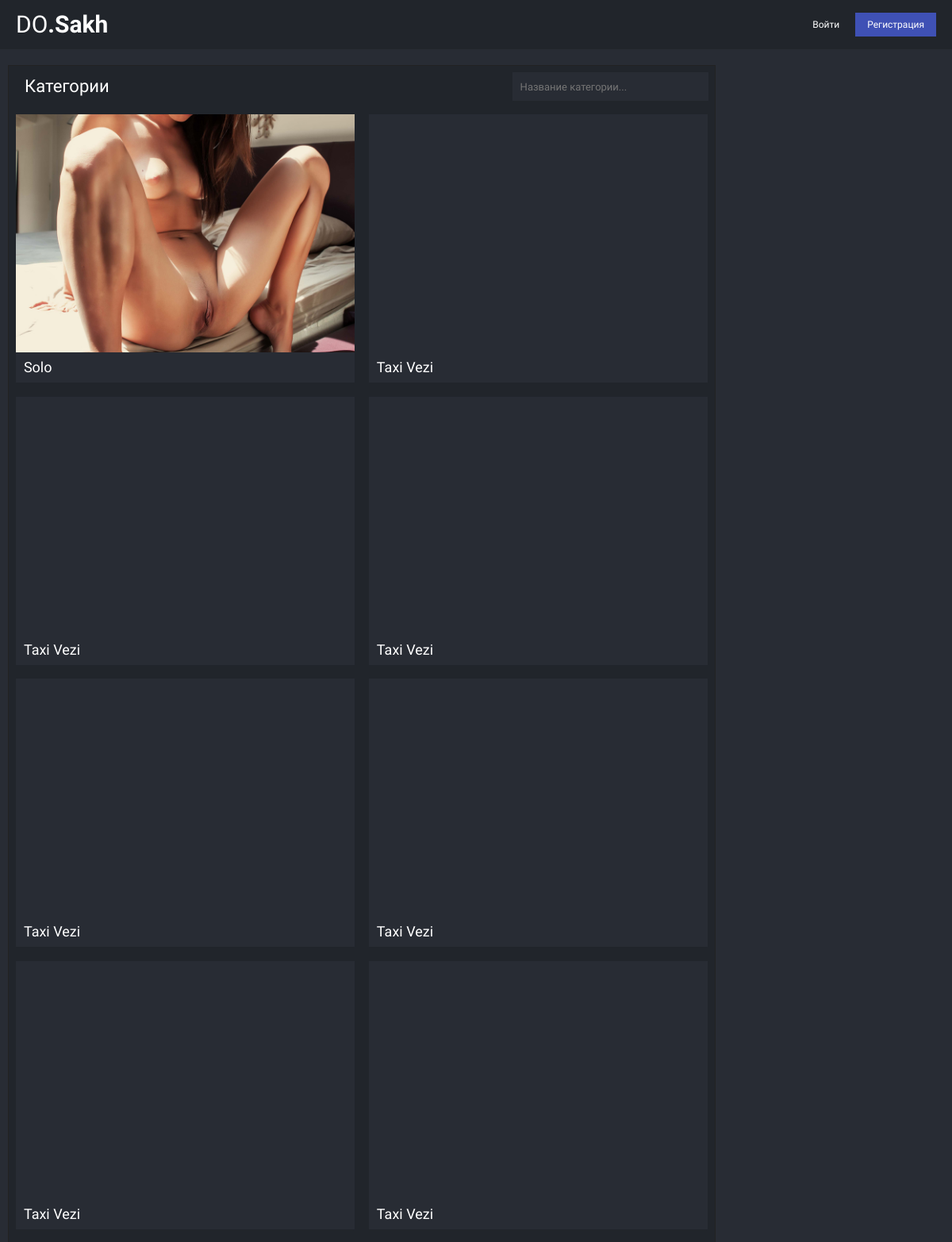
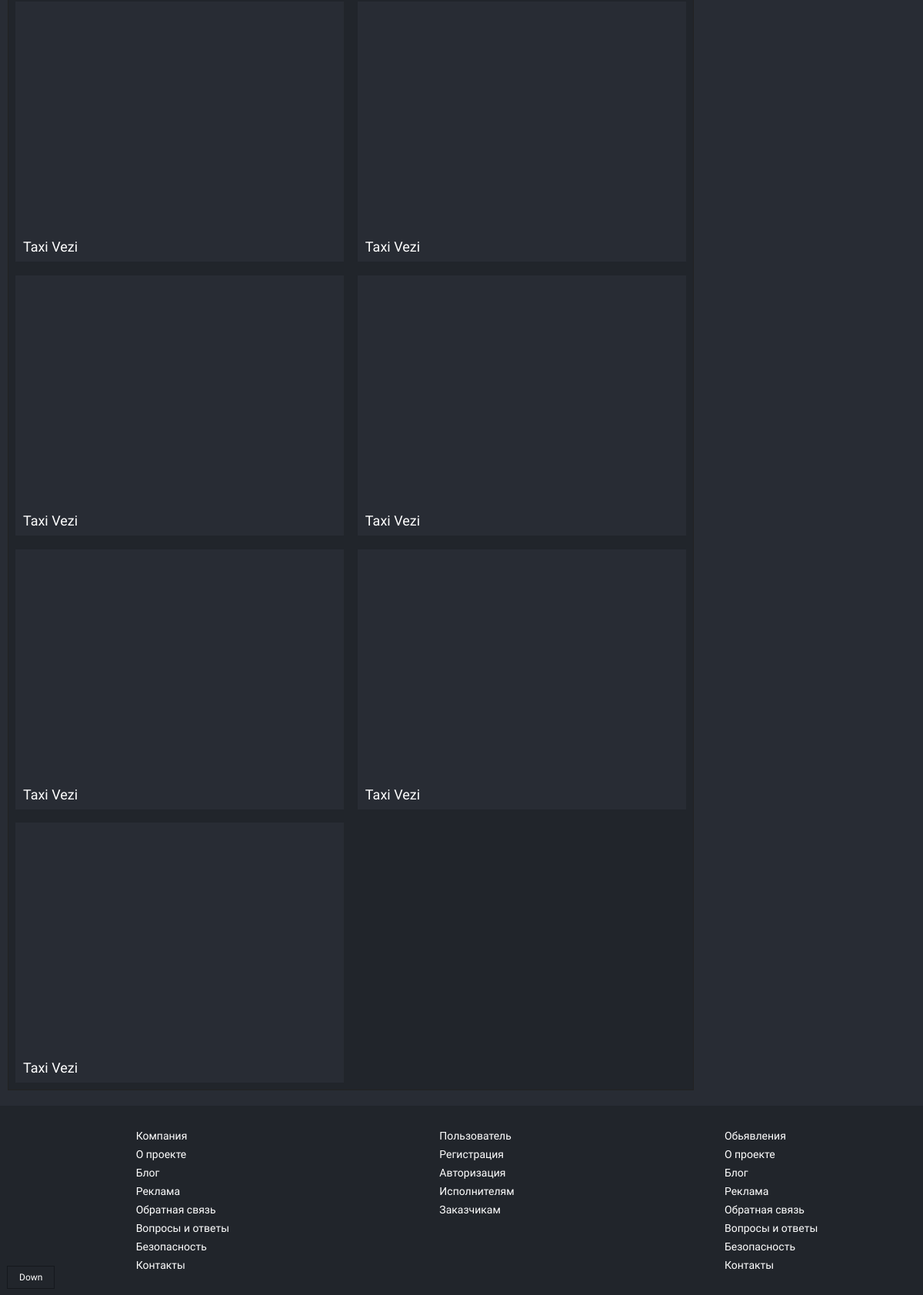
The page / on the database its author committed (2 pictures, top to bottom).
### tables this page shows
CREATE TABLE `groups` (
  `id` int(11) NOT NULL,
  `img` varchar(255) NOT NULL,
  `name` varchar(30) NOT NULL,
  `people` int(11) NOT NULL
);

### content/controllers/Controllerhome.php (called while the page is built, shortened)
<?php
class ControllerHome extends Controller
{
	public function index()
    {
		$settings = array (
			'Title'       => 'Листинги | Sakhalin Do',
			'Description' => '',
			'Keywords'    => ''
		);
		$viewway = 'content/views/home.php';
		$appearance = 'template.php';
		$access = '0';
		View::build($settings, $viewway, $appearance,array(),$access);
    }
}
?>

### index.php (called while the page is built, shortened)
<? session_start();
	React\Core\Router::init();
?>

### libs/React/Core/Store.php (called while the page is built, shortened)
<?php
class Store
{
    public static $DB = null;
    public static $Handle = null;
	private $Host = 'localhost';
	private $User = 'root';
	private $Pass = '';
	private $Name = 'dosakh';
    private function __construct()
	{
		$Charset = 'UTF8';
		$Dsn = "mysql:host=$this->Host;dbname=$this->Name;charset=$Charset";
		$Options = [
    		PDO::ATTR_ERRMODE            => PDO::ERRMODE_EXCEPTION,
			PDO::ATTR_DEFAULT_FETCH_MODE => PDO::FETCH_ASSOC,
			PDO::ATTR_EMULATE_PREPARES   => false,
		];
		 self::$DB = new PDO($Dsn, $this->User, $this->Pass, $Options);
	}
	public static function Prepare($Query)
    {
        return self::$Handle = self::$DB->prepare($Query);
    }
	public static function Execute( $Param = array())
    {
		return empty($Param)? self::$Handle->execute(): self::$Handle->execute((array) $Param);
    }
	public static function FetchAll()
    {
        return self::$Handle->fetchAll();
    }
	public static function BindValue($Num,$Attr,$Param = PDO::PARAM_STR)
    {
        return self::$Handle->bindValue($Num, $Attr,  $Param);
    }
}
?>

### content/views/home.php (the view, shortened to what this page needs)
<div class="collection-group">
<div class="top-collection-group">
        <div class="name-collections">Категории</div>
        <input type="text" class="group-search" id="autocomplete" placeholder="Название категории...">
    </div>
<?
    Store::Prepare('SELECT * FROM groups  ORDER BY id DESC LIMIT ?, ? ');
    Store::BindValue(1,0, PDO::PARAM_INT);
    Store::BindValue(2,15, PDO::PARAM_INT);
    Store::Execute();
    $data = Store::FetchAll();
?>
<? foreach ($data as $groups) :?>
<div class="group" id="<?=$groups['id']?>">
        <div class="group-inner">
            <div class="group-img">
                <img src="<?=$groups['img']?>" alt="">
            </div>
            <div class="group-descriptions">
                <a href="/videos/5" class="group-name"><?=$groups['name']?></a>
            </div>
        </div>
    </div>
<? endforeach;?>
</div>

### libs/React/Core/Router.php (shortened to what this page needs)
<?php
class Router
{
    public static function init()
    {
	   	$request = explode('?', explode('/', $_SERVER['REQUEST_URI'])[1]);
	   	!empty($request[0]) ? $controllername = $request[0] : $controllername = "home";
       	$controllerway =  "content/controllers/Controller{$controllername}.php";
        if (file_exists($controllerway))
        {
			$controllerclassname = "Controller" . $controllername;
             if(class_exists($controllerclassname))
             {
                 $class = new $controllerclassname;
                 $class->index();
             }else Router::Error();
        }else echo Router::Error();
    }
}

### libs/React/Core/View.php (shortened to what this page needs)
<?php
class View
{
	static function build($settings, $viewway, $appearance, $data, $access)
	{
		(is_array($data)) ? extract($data) : NULL;
		(is_array($settings)) ? extract($settings) : NULL;
		$tempway = "content/" .$appearance;
		switch ($access)
		{
			case "0":
				require $tempway;
			break;
		}
	}
}
?>

### content/template.php (shortened to what this page needs)
<!DOCTYPE html>
<html lang="ru">
<head>
    <link rel="stylesheet" href="/css/style.css">
    <link rel="stylesheet" href="/css/reset.css">
    <link rel="stylesheet" href="/css/jquery-ui.min.css">
    <link rel="stylesheet" href="/css/prism.css">
    <link rel="stylesheet" href="/css/artplayer.css">
</head>
<body>
    <? include "part/header.php"; ?>
    <main>
        <div class="do_main_main">
            <div class="do_main_main_all">
                <div class="do_main_result">
                    <?php include $viewway; ?>
                </div>
            </div>
        </div>
        <div id="up" class="bt">Down</div>
        <? include "part/footer.php"; ?>
    </main>
</body>
</html>

### part/header.php (shortened to what this page needs)
<header>
    <div class="do_header_main">
        <div class="do_header_main-all">
            <a href="/" class="do_header_name">DO<strong>.Sakh</strong></a>
        </div>
        <? if (User::Check() == false) : ?>
        <div class="do-auth">
            <a href="/auth" class="do-auth-bt">Войти</a>
            <a href="/reg" class="do-reg-bt">Регистрация</a>
        </div>
        <? endif; ?>
    </div>
</header>

### part/footer.php
<footer>
    <div class="do_footer_main">
        <div class="do_footer_main-all">
            <div class="do-footer__cols">
                <div class="do-footer__col">
                    <ul>
                        <li class="do-footer__col-title">Компания</li>
                        <li><a href="#">О проекте</a></li>
                        <li><a href="#">Блог</a></li>
                        <li><a href="#">Реклама</a></li>
                        <li><a href="#">Обратная связь</a></li>
                        <li><a href="#">Вопросы и ответы</a></li>
                        <li><a href="#">Безопасность</a></li>
                        <li><a href="#">Контакты</a></li>
                    </ul>
                </div>
                <div class="do-footer__col">
                    <ul>
                        <li class="sakh-footer__col-title">Пользователь</li>
                        <li><a href="#">Регистрация</a></li>
                        <li><a href="#">Авторизация</a></li>
                        <li><a href="#">Исполнителям</a></li>
                        <li><a href="#">Заказчикам</a></li>
                    </ul>
                </div>
                <div class="do-footer__col">
                    <ul>
                        <li class="do-footer__col-title">Обьявления</li>
                        <li><a href="#">О проекте</a></li>
                        <li><a href="#">Блог</a></li>
                        <li><a href="#">Реклама</a></li>
                        <li><a href="#">Обратная связь</a></li>
                        <li><a href="#">Вопросы и ответы</a></li>
                        <li><a href="#">Безопасность</a></li>
                        <li><a href="#">Контакты</a></li>
                    </ul>
                </div>
            </div>
        </div>
    </div>
</footer>

### css/style.css (style rules this page uses)
header { width: 100%; top: 0; left: 0; padding: 16px 0; background-color: #21252B; -webkit-box-shadow: none; box-shadow: none; z-index: 1; }
.do-auth { display: flex; justify-content: center; align-items: center; }
.do-auth-bt { color: #ffffff; padding: 9px 15px; background: #21252b; font-size: 12px; cursor: pointer; text-align: center; box-sizing: border-box; margin: 0 5px; text-decoration: none; }
.do-reg-bt { color: #ffffff; padding: 9px 15px; background: #3F51B5; font-size: 12px; cursor: pointer; text-align: center; box-sizing: border-box; text-decoration: none; }
.do_main_main_all { width: 1180px; margin: 0 auto; display: flex; }
.group-img { width: 100%; height: 300px; overflow: hidden; display: flex; justify-content: center; align-items: center; }
.collection-group { display: flex; flex-wrap: wrap; background: #21252b; margin: 20px 0; width: 890px; border: 1px solid #222222; }
.group-img img { width: 100%; }
.group-name { font-size: 18px; float: left; color: white; padding: 10px 10px 10px 10px; box-sizing: border-box; width: 100%; text-decoration: none; }
.do_header_name { margin: 0 20px 0 0; color: #ffffff; font-family: 'Raleway', sans-serif; font-weight: 200; font-size: 30px; position: relative; text-decoration: blink; }
#up { position: fixed; bottom: 8px; left: 9px; color: #ffffff; width: auto; padding: 8px 15px; display: flex; justify-content: center; background: #21252b; font-size: 12px; cursor: pointer; box-shadow: none; border: 1px solid #15181d; }
input.group-search { height: 28px; width: 345px; margin: 7px; padding: 4px 10px; background: #282c34; border: 0; font-size: 13px; color: white; border: 1px solid #21252b; font-family: inherit; }
.do_header_main-all { display: flex; align-items: center; }
.do_header_main { justify-content: space-between; max-width: 1160px; margin: 0 auto; padding: 0 20px; display: flex; height: 30px; }
.do-footer__cols { width: 100%; display: flex; justify-content: space-around; }
.name-collections { width: 100%; margin: 15px 20px 15px 20px; font-size: 22px; color: white; font-weight: 400; position: relative; }
.name-collections::after { width: 50px; left: 0; bottom: -10px; height: 5px; position: absolute; background: #3F51B5; }
.do-footer__col ul li { color: white; margin: 10px; font-size: 14px; }
.do-footer__col ul li a { color: white; text-decoration: none; }
.do_main_result { width: 100%; display: flex; align-items: start; flex-direction: column; }
div.group { width: 48%; overflow: hidden; background: #282c34; position: relative; margin: 1%; }
footer { width: 100%; bottom: 0; left: 0; padding: 16px 0; background-color: #21252B; -webkit-box-shadow: none; box-shadow: none; z-index: 1; }
.do_footer_main-all { display: flex; align-items: center; }
.bt { bottom: 1px; color: #ffffff; width: 100%; padding: 11px 15px; text-decoration: none; display: flex; justify-content: center; background: #3F51B5; font-size: 12px; cursor: pointer; box-sizing: border-box; }
.do_footer_main { justify-content: space-between; max-width: 1160px; margin: 0 auto; }
.top-collection-group { display: flex; justify-content: space-evenly; width: 100%; }

### rows shown on the page
groups: img (picture), name "Solo"
groups: name "Taxi Vezi"
groups: name "Taxi Vezi"
groups: name "Taxi Vezi"
groups: name "Taxi Vezi"
groups: name "Taxi Vezi"
groups: name "Taxi Vezi"
groups: name "Taxi Vezi"
groups: name "Taxi Vezi"
groups: name "Taxi Vezi"
groups: name "Taxi Vezi"
groups: name "Taxi Vezi"
groups: name "Taxi Vezi"
groups: name "Taxi Vezi"
groups: name "Taxi Vezi"
